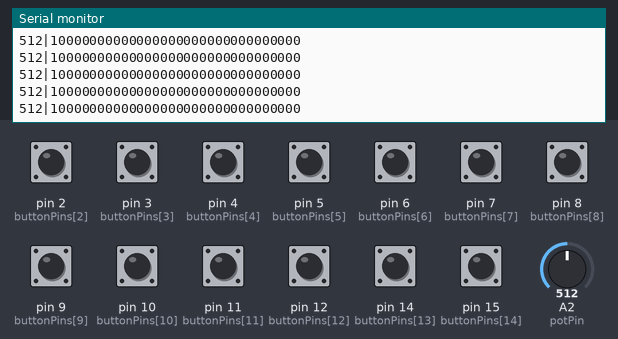
A sketch run on a simulated Arduino Uno, built with avr-gcc and run on an emulated ATmega328P. Shown: the last lines printed to the serial monitor. The inputs (shaded band) are chosen by the test bench; at power-on: pin 2 (buttonPins[2]), pin 3 (buttonPins[3]), pin 4 (buttonPins[4]), pin 5 (buttonPins[5]), pin 6 (buttonPins[6]), pin 7 (buttonPins[7]), pin 8 (buttonPins[8]), pin 9 (buttonPins[9]), pin 10 (buttonPins[10]), pin 11 (buttonPins[11]), pin 12 (buttonPins[12]), pin 14 (buttonPins[13]), pin 15 (buttonPins[14]) HIGH, A2 (potPin) = 512.

Above: at 1.2 s.
1.3 s: A2 (potPin) set to 716
At 1.33 s:
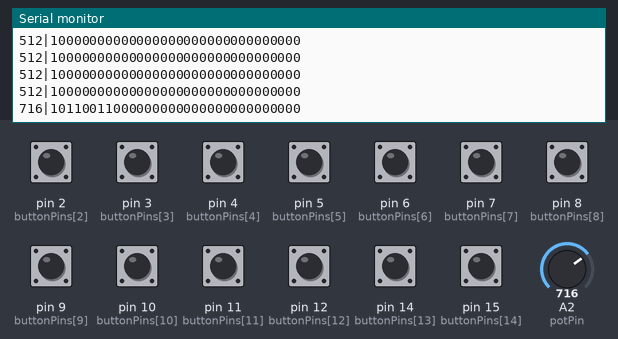
2.8 s: pin 2 (buttonPins[2]) pulled LOW for 0.15 s
At 2.86 s:
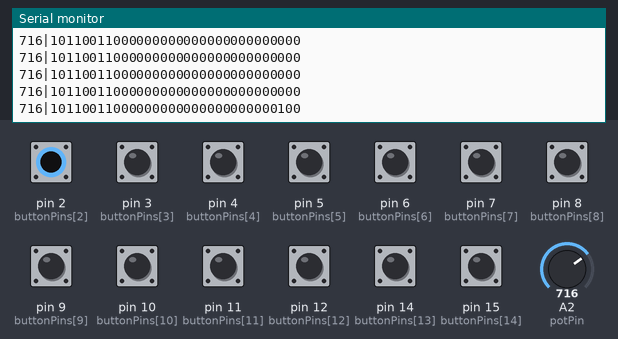
4.4 s: pin 3 (buttonPins[3]) pulled LOW for 0.15 s
At 4.5 s:
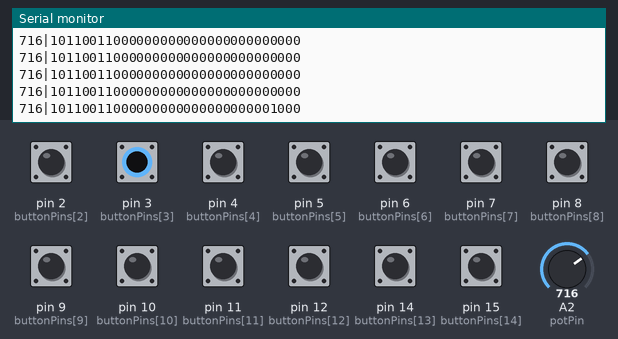
6.0 s: A2 (potPin) set to 122
At 6.03 s:
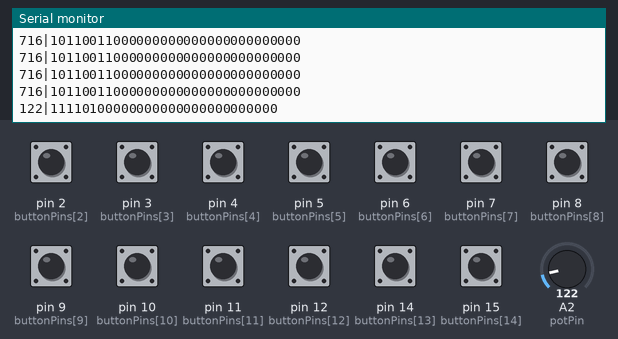
9.0 s: pin 4 (buttonPins[4]) pulled LOW for 0.15 s
At 9.09 s:
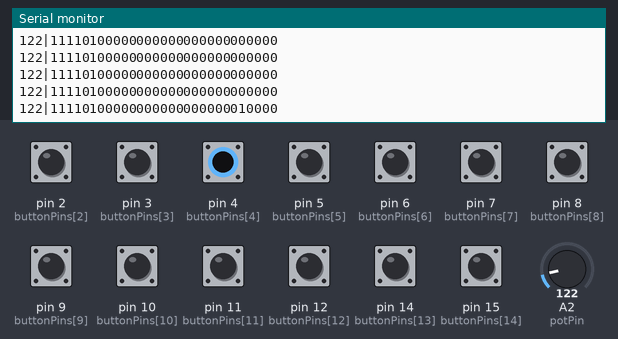
10.6 s: pin 5 (buttonPins[5]) pulled LOW for 0.15 s
At 10.72 s:
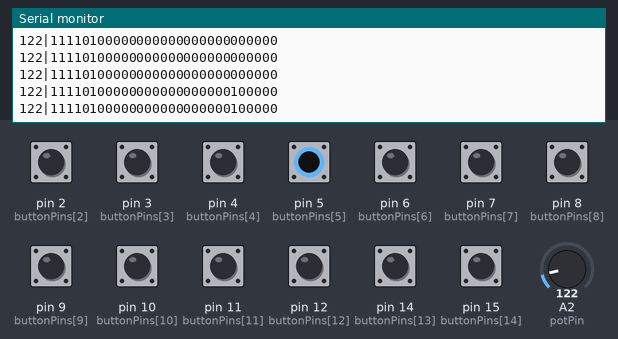
Timing chart, 0 to 13.2 s (numbered marks = the images above; inputs shaded):
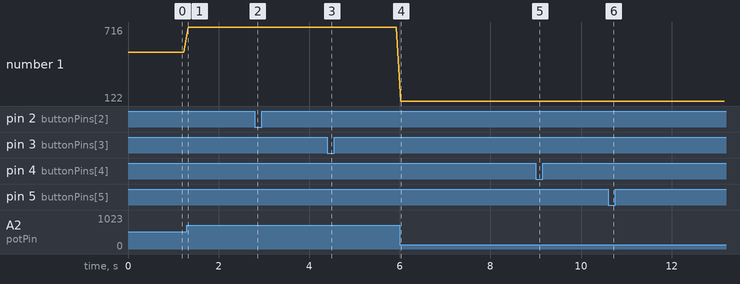

The sketch:

HeadRuntime.ino
```cpp
// slave side code

int buttons = 0;
unsigned long potentiometer = 0;
int buttonPins[] = {0,1,2,3,4,5,6,7,8,9,10,11,12,14,15};
int potPin = A2;
int aux;
unsigned long headstate;

#include <Wire.h>

void setup() {
  Serial.begin(9600);
  Wire.begin(2);                // join i2c bus with address #2
  Wire.onRequest(requestEvent); // declaration of handler function
  for (int i = 0; i < 15; i++) {
    pinMode(buttonPins[i], INPUT_PULLUP);
  }
  pinMode(potPin, INPUT);
}

void loop() {
  for (int i = 0; i < 15; i++) {
    aux = 1 - digitalRead(buttonPins[i]);
    bitWrite(buttons, i, aux);
    delayMicroseconds(10);
  }
  potentiometer = analogRead(potPin);
  headstate = buttons | potentiometer << 22;
  Serial.print(potentiometer);
  Serial.print("|");
  Serial.println(headstate, BIN);
  delay(100);
}

// function that executes whenever data is received from master
// this function is registered as an event, see setup()
void requestEvent() {
  byte message[4];
  for (int i = 0; i < 4; i++) {
    for (int j = 0; j < 8; j++) {
      bitWrite(message[i], j, bitRead(headstate, 8*i + j));
    }
  }
    Wire.write(message, sizeof(message));
}
```

Measured:
- after the input at 1.3 s, the serial monitor: prints a new line at once (image 1)
- after the input at 2.8 s, the serial monitor: prints a new line after 0.06 s (image 2)
- after the input at 4.4 s, the serial monitor: prints a new line after 0.09 s (image 3)
- after the input at 6.0 s, the serial monitor: prints a new line at once (image 4)
- after the input at 9.0 s, the serial monitor: prints a new line after 0.08 s (image 5)
- after the input at 10.6 s, the serial monitor: prints a new line at once (image 6)
- plotted number 1: 512 → 716 after the input at 1.3 s, 716 → 122 after the input at 6.0 s
